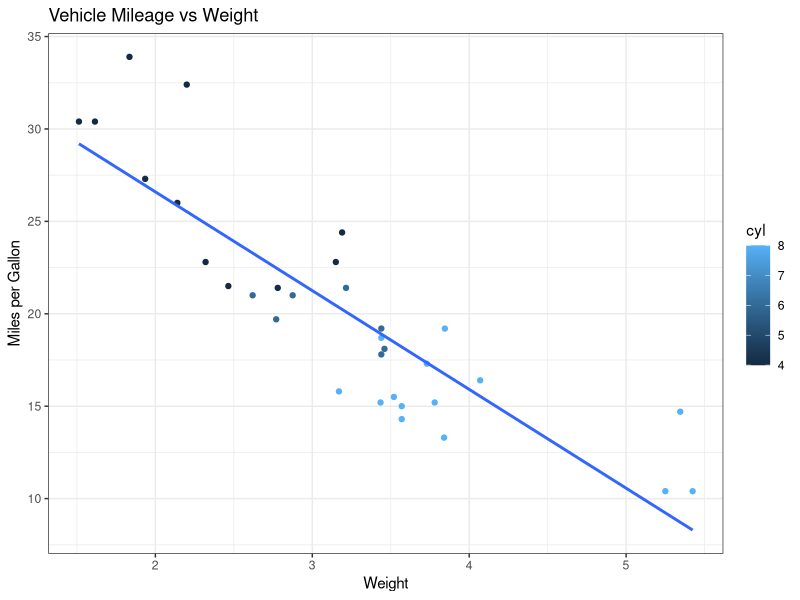

Reproduce this figure in R.
## ---- chunk 1
#| message: false
#| warning: false
library(tidyverse)

mtcars %>% 
  ggplot(aes(wt, mpg, colour=cyl)) +
  geom_point() +
  geom_smooth(method = lm, se = F) +
  labs(
    title = "Vehicle Mileage vs Weight",
    x = "Weight",
    y = "Miles per Gallon"
  ) +
  theme_bw()
